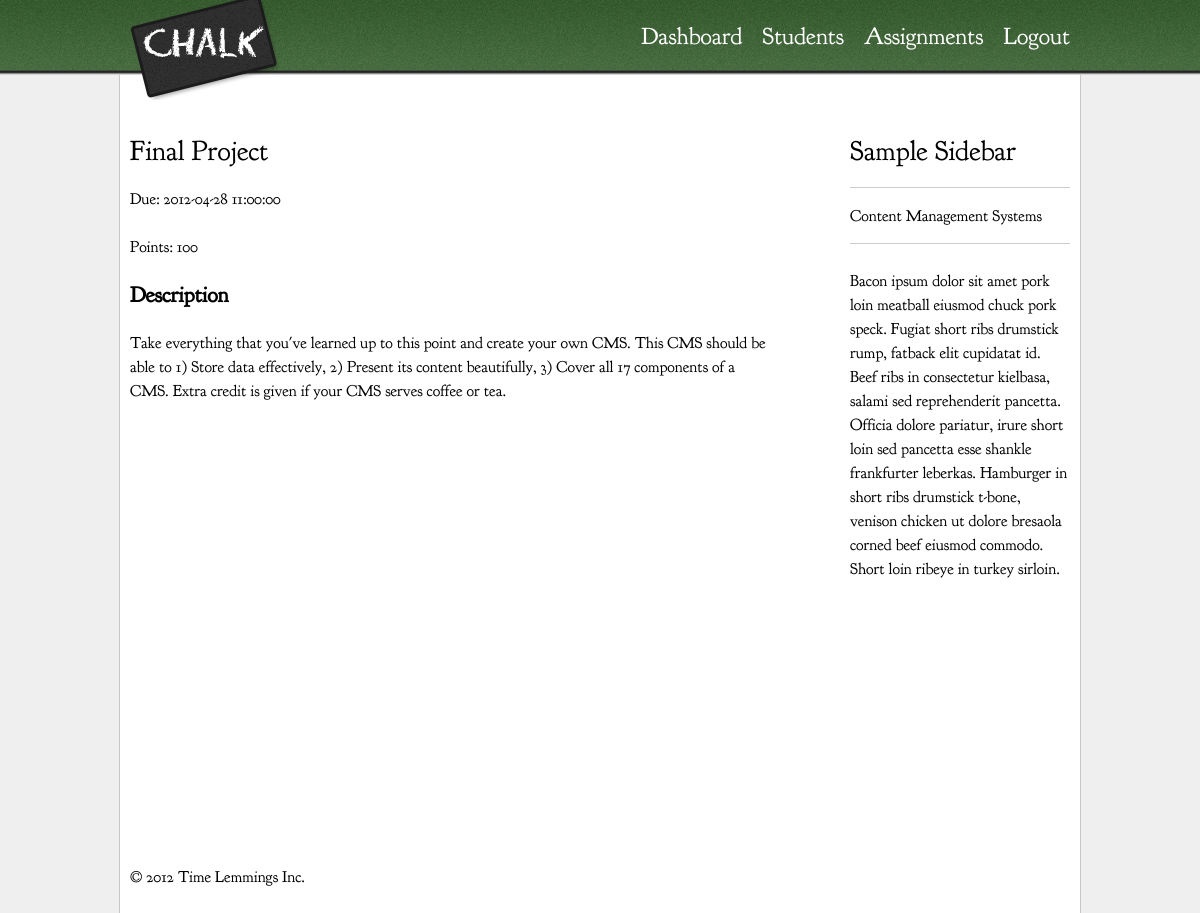
Page /index.php/assignments/viewAssignment/1 (signed in) on the committed database.
### tables this page shows
CREATE TABLE `assignments`(
	`assignmentID` int(10) unsigned NOT NULL auto_increment PRIMARY KEY,
	`dueDate` datetime NOT NULL,
	`setDate` datetime NOT NULL,
	`title` varchar(75) NOT NULL,
	`information` text, 
	`maxPoints` double
);

### application/controllers/assignments.php (called while the page is built, shortened)
<?php if ( ! defined('BASEPATH')) exit('No direct script access allowed');
class Assignments extends MY_Controller {
	public function __construct(){
		$this->load->model('Assignments_model');
	}
	public function viewAssignment(){
		$id = $this->uri->segment(3);
		$row = $this->Assignments_model->getAssignment($id);
		$this->load->view('assignment_details', $row);
	}
}

### public_html/index.php (called while the page is built, shortened)
<?php
require_once BASEPATH.'core/CodeIgniter.php';

### application/models/assignments_model.php (called while the page is built, shortened)
<?php
class Assignments_model extends CI_Model{
	function getAssignment($assID){
		$query = $this->db->where('assignmentID',$assID)->limit(1)->get('assignments');
		return $query->row();
	}
}
?>

### application/views/assignment_details.php (the view, shortened to what this page needs)
<div role="main" id="main">
	<h2><?php echo $title; ?></h2>
        <p>Due: <?php echo $dueDate; ?></p>
        <p>Points: <?php echo $maxPoints; ?></p>
        <h3>Description</h3>
        <p><?php echo $information; ?></p>
</div>

### public_html/css/style.css (style rules this page uses)
html { font-size: 100%; -webkit-text-size-adjust: 100%; -ms-text-size-adjust: 100%; }
html, button, input, select, textarea { font-family: sans-serif; color: #222; }
body { margin: 0; font-size: 1em; line-height: 1.4; }
a { color: #00e; }
a:link { color: #234c19; }
body { background-color: #efefef; color: #000; font-family: "Goudy Bookletter", serif; }
h2 { font-size: 1.75em; margin: .85714em 0; line-height: .85714em; font-weight: normal; }
h3 { font-size: 1.375em; margin: 1.090909em 0; line-height: 1.090909em; }
p { font-size: 1em; margin: 1.5em 0; line-height: 1.5em; }
#main { width: 68.085%; min-height: 750px; float: left; }
#navigation a { color: #fff; text-decoration: none; }

### rows in the picture
assignments: title "Final Project", dueDate "2012-04-28 11:00:00", maxPoints "100", information "Take everything that you've learned up to this point and create your own CMS. This CMS should be able to 1) Store data effectively, 2) Present its content beautifully, 3) Cover all 17 components of a CMS. Extra credit is given if your CMS serves coffee or tea."

### other values in the picture
anchor('dashboard', 'Dashboard', 'title="Dashboard"') "Dashboard"
anchor('users/viewAll', 'Students', 'title="Students"') "Students"
anchor('admin/logout', 'Logout', 'title="Logout"') "Logout"
